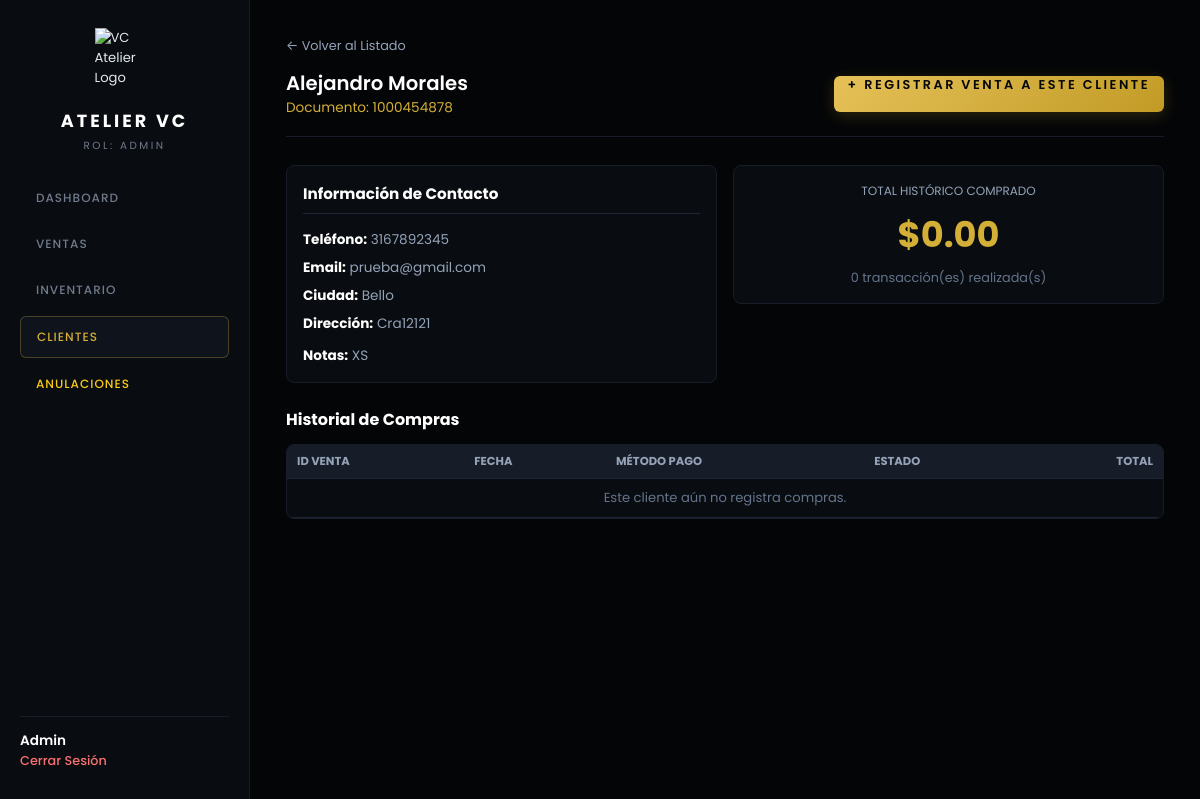
Before: /clientes/11 (signed in) with the older database file.
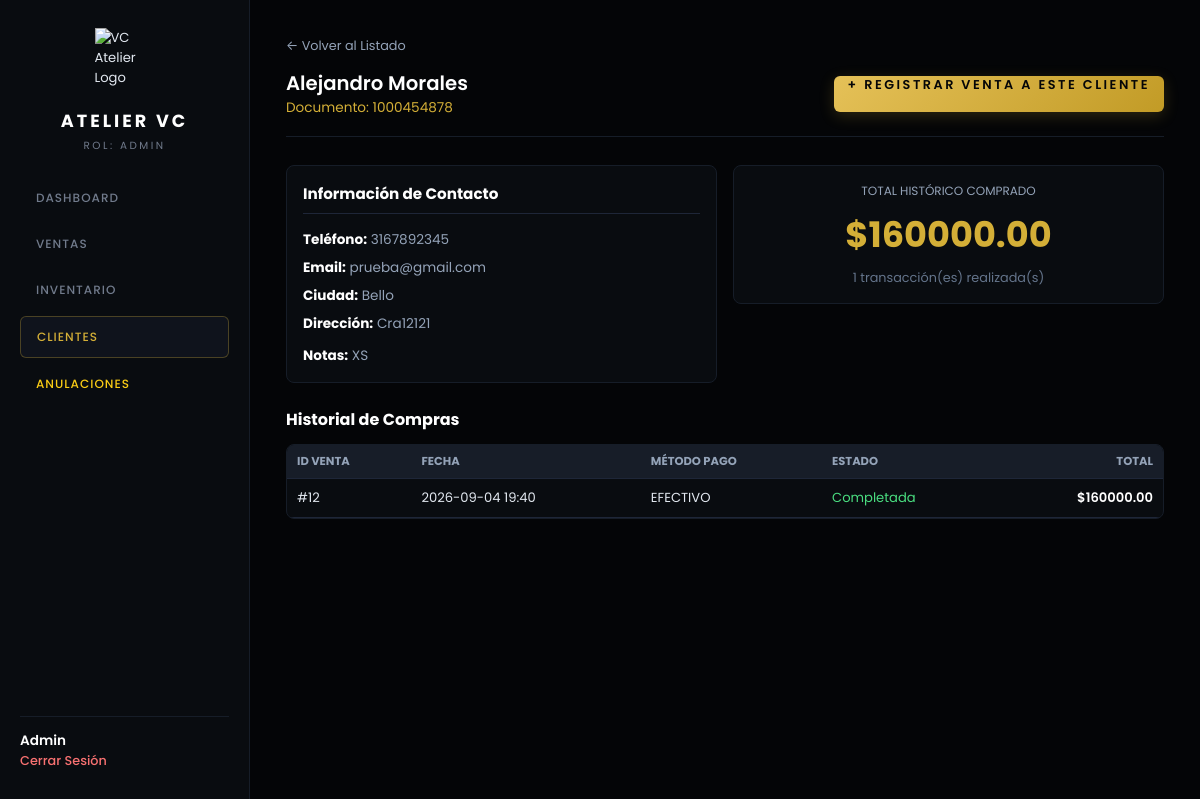
After: the same page with the newer database file.
### config/models.py (models this page shows)
class Venta(Base):
    __tablename__ = "ventas"
    id = Column(Integer, primary_key=True, index=True)
    cliente_id = Column(Integer, ForeignKey("clientes.id"), nullable=True)
    usuario_id = Column(Integer, ForeignKey("usuarios.id"), nullable=False)
    total = Column(Float, nullable=False)
    metodo_pago = Column(String(50), nullable=False)
    estado = Column(String(30), default="COMPLETADA")  # "COMPLETADA", "SOLICITADA_ANULACION", "ANULADA"
    motivo_anulacion = Column(Text, nullable=True)
    anulado_por_id = Column(Integer, ForeignKey("usuarios.id"), nullable=True)
    fecha_anulacion = Column(DateTime, nullable=True)
    fecha_venta = Column(DateTime, default=hora_colombia)
    cliente = relationship("Cliente", back_populates="ventas")
    usuario_registro = relationship("Usuario", foreign_keys=[usuario_id])
    usuario_anulo = relationship("Usuario", foreign_keys=[anulado_por_id])
    detalles = relationship("DetalleVenta", back_populates="venta", cascade="all, delete-orphan")

### main.py (the view)
@app.get("/clientes/{cliente_id}", response_class=HTMLResponse)
async def detalle_cliente(cliente_id: int, request: Request, db: Session = Depends(get_db)):
    user = get_current_user(request)
    if not user:
        return RedirectResponse(url="/login", status_code=status.HTTP_303_SEE_OTHER)
    cliente = db.query(Cliente).filter(Cliente.id == cliente_id).first()
    if not cliente:
        return RedirectResponse(url="/clientes", status_code=status.HTTP_303_SEE_OTHER)
    historial_ventas = db.query(Venta).filter(Venta.cliente_id == cliente_id).order_by(Venta.fecha_venta.desc()).all()
    total_historico = sum(v.total for v in historial_ventas if v.estado == "COMPLETADA")
    return templates.TemplateResponse(
        request=request,
        name="cliente_detalle.html",
        context={
            "user": user,
            "cliente": cliente,
            "historial_ventas": historial_ventas,
            "total_historico": total_historico,
            "active_page": "clientes"
        }
    )

### templates/cliente_detalle.html (shortened to what the changed rows need)
{% extends "base.html" %}
{% block content %}
<div class="page-header" style="margin-top: 12px;">
    <div>
        <h2 style="color: #FFFFFF; font-weight: 600;">{{ cliente.nombre }}</h2>
    </div>
</div>
<div class="venta-grid" style="margin-bottom: 24px;">
    <div style="background-color: #11151C; border: 1px solid #1E2638; border-radius: 8px; padding: 20px; display: flex; flex-direction: column; justify-content: center; text-align: center;">
        <span style="color: #94A3B8; font-size: 0.75rem; text-transform: uppercase;">Total Histórico Comprado</span>
        <h1 style="color: #D4AF37; font-size: 2.2rem; margin: 8px 0;">${{ "%.2f"|format(total_historico or 0) }}</h1>
        <p style="color: #64748B; font-size: 0.8rem;">{{ historial_ventas|length }} transacción(es) realizada(s)</p>
    </div>
</div>
<div style="background-color: #11151C; border: 1px solid #1E2638; border-radius: 8px; overflow: hidden;">
    <div class="table-responsive">
        <table style="width: 100%; border-collapse: collapse; text-align: left; color: #E2E8F0; font-size: 0.85rem; min-width: 500px;">
            <thead>
                <tr style="background-color: #171D28; border-bottom: 1px solid #1E2638; color: #94A3B8; text-transform: uppercase; font-size: 0.7rem;">
                    <th style="padding: 12px;">ID Venta</th>
                    <th style="padding: 12px;">Fecha</th>
                    <th style="padding: 12px;">Método Pago</th>
                    <th style="padding: 12px;">Estado</th>
                    <th style="padding: 12px; text-align: right;">Total</th>
                </tr>
            </thead>
            <tbody>
                {% for v in historial_ventas %}
                <tr style="border-bottom: 1px solid #1E2638;">
                    <td style="padding: 12px;">#{{ v.id }}</td>
                    <td style="padding: 12px;">{{ v.fecha_venta.strftime('%Y-%m-%d %H:%M') }}</td>
                    <td style="padding: 12px;">{{ v.metodo_pago }}</td>
                    <td style="padding: 12px;">
                        {% if v.estado == 'COMPLETADA' %}
                            <span style="color: #4ADE80;">Completada</span>
                        {% else %}
                            <span style="color: #F87171;">{{ v.estado }}</span>
                        {% endif %}
                    </td>
                    <td style="padding: 12px; text-align: right; font-weight: 600; color: #FFF;">${{ "%.2f"|format(v.total) }}</td>
                </tr>
                {% else %}
                <tr>
                    <td colspan="5" style="padding: 16px; text-align: center; color: #64748B;">Este cliente aún no registra compras.</td>
                </tr>
                {% endfor %}
            </tbody>
        </table>
    </div>
</div>
{% endblock %}

Changed rows visible on the page:
added Venta: id "12", fecha_venta "2026-09-04 19:40", metodo_pago "EFECTIVO", estado "Completada", total "160000.00"
Other visible differences:
{{ "%.2f"|format(total_historico or 0) }}: "0.00" → "160000.00"
{{ historial_ventas|length }}: "0" → "1"
text no longer shown: "Este cliente aún no registra compras."
